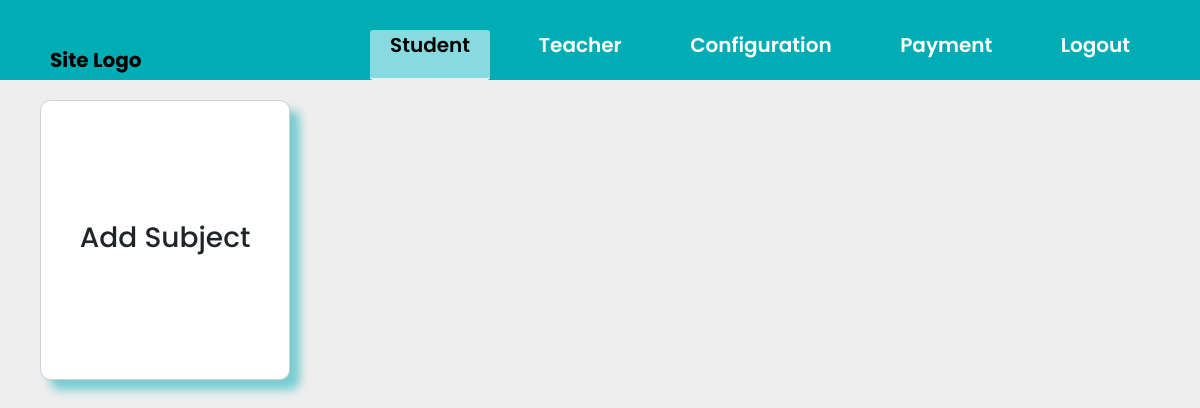
The app's page /subjectAdd.php, older data.
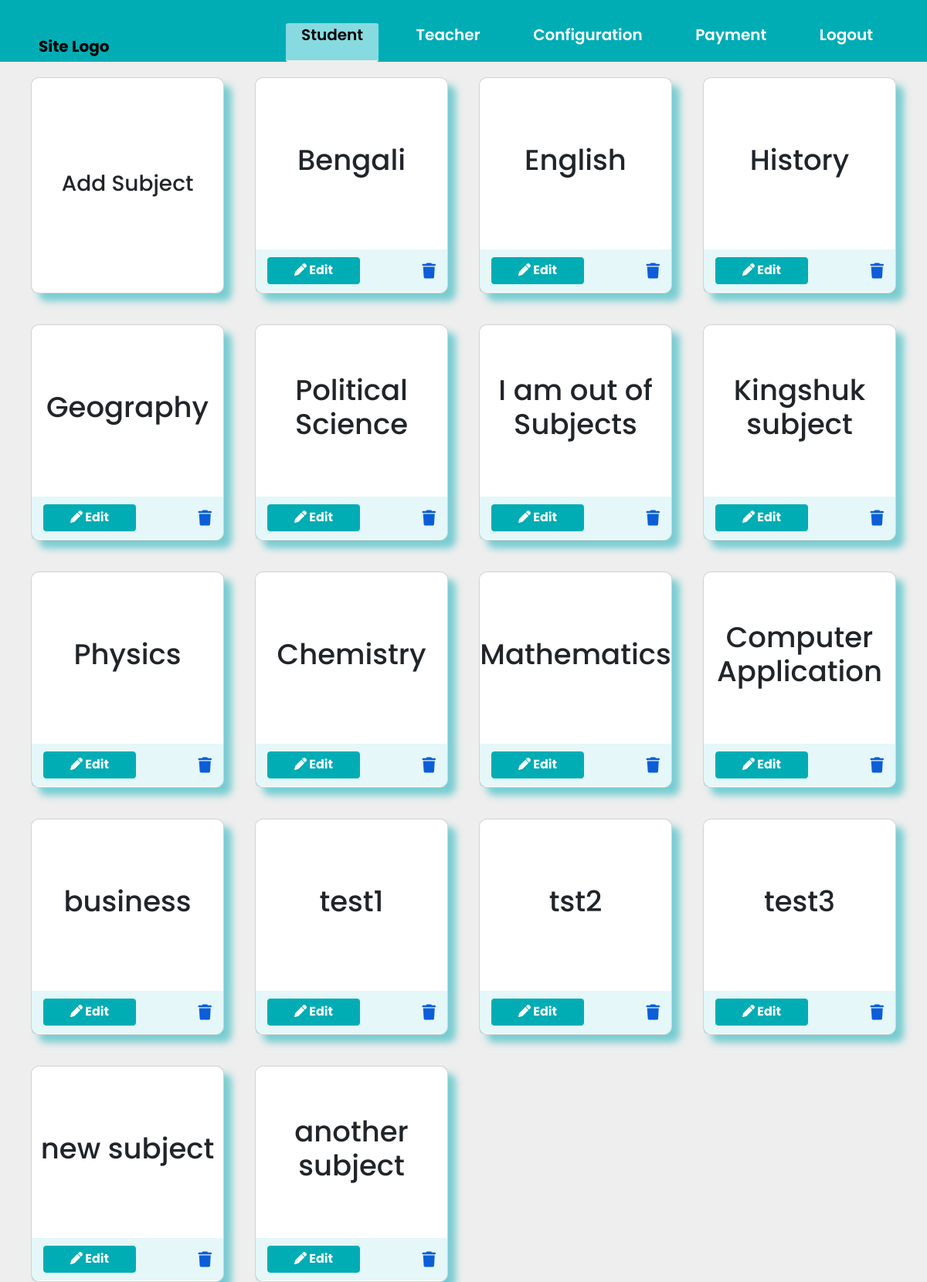
The same page, newer data.
### tables this page shows
CREATE TABLE `subject_master` (
  `sub_Id` int(11) NOT NULL,
  `sub_Name` varchar(255) NOT NULL,
  `active` char(1) NOT NULL DEFAULT 'Y'
);

### subjectAdd.php (the view, shortened to what this page needs)
<?php
include("connection/connection.php");
$query = "SELECT * FROM `subject_master`ORDER BY 'sub_Id' ";
$result = mysqli_query($connection, $query);
include("nav.php");
?>
<div class="mainDiv">
    <div class="cardHolder">
        <div class="card" id="addSubject">
            <div class="card-body addCard">
                <h5 class="card-title1">Add Subject</h5>
            </div>
        </div>
        <?php
        while ($rowarr = mysqli_fetch_array($result)) {
            ?>
            <div class="card">
                <div class="card-body">
                    <div class="card-title">
                        <h5 class="subjectName">
                            <?php echo $rowarr['sub_Name']; ?>
                        </h5>
                    </div>
                    <div class="buttonPart">
                        <a href="subjectAdd.php?editSubject=true&subjectId=<?php echo $rowarr['sub_Id']; ?>"
                        class="btn btn-primary editSubjBtn" id="" subjectId=""><i class="fa-solid fa-pen"></i> Edit
                    </a>
                    <a href="subjectAdd.php?deleteSubj=true&subjId=<?php echo $rowarr['sub_Id'];?>"class="deleteBtnSubj"><i class="fa-solid fa-trash"></i></a>
                    </div>
                </div>
            </div>
            <?php
        }
        ?>
    </div>
</div>
    <?php
include("footer.php");
?>

### header.php (shortened to what this page needs)
<!DOCTYPE html>
<html>
<head>
    <link href="https://cdn.jsdelivr.net/npm/bootstrap@5.3.0-alpha2/dist/css/bootstrap.min.css" rel="stylesheet"
>
    <link rel="stylesheet" href="https://cdnjs.cloudflare.com/ajax/libs/font-awesome/6.4.0/css/all.css"
 />
    <link rel="stylesheet" href="https://cdnjs.cloudflare.com/ajax/libs/font-awesome/6.0.0-beta3/css/all.min.css" />
    <link rel="stylesheet" href="css/style.css">
</head>
<body>

### nav.php (shortened to what this page needs)
<?php
include("header.php");
?>
<header>
    <nav>
        <a href="#home" id="logo">Site Logo</a>
        <ul id="nav-bar">
            <li class="active">
                <a href="#" class="f-bl">Student</a>
            </li>
            <li class="activeHover">
                <a href="#">Teacher</a>
            </li>
            <li class="activeHover">
                <a href="#">Configuration</a>
            </li>
            <li class="activeHover">
                <a href="#">Payment</a>
            </li>
            <li class="activeHover">
                <a href="logout.php">Logout</a>
            </li>
        </ul>
    </nav>
</header>

### footer.php (shortened to what this page needs)
</body>
</html>

### css/style.css (style rules this page uses)
* { margin: 0; padding: 0; box-sizing: border-box; }
html { font-family: poppins; --bgcolor: #EEEEEE; --fontcolor: #393E46; --accentColor: #00ADB5; --font-size: 62.5%; }
body { background-color: #EEEEEE; }
.mainDiv { height: 100vh; width: 100%; position: relative; display: flex; align-items: center; justify-content: center; z-index: 0; font-size: 100%; }
.cardHolder { position: relative; height: 95%; width: 95%; display: grid; justify-content: center; gap: 4rem 4rem; grid-template-columns: repeat(auto-fill, 25rem); }
.card-title1 { font-size: 2.8rem; }
.card { height: 28rem; width: 25rem; transition: 0.5s; border-radius: 1rem; box-shadow: 1rem 1rem 1rem rgba(0, 173, 181, 0.5); }
.addCard { display: flex; justify-content: center; align-items: center; text-align: center; cursor: pointer; font-size: 5rem; flex-direction: column; }
.deleteBtnSubj { font-size: 2rem; margin-left: 1rem; cursor: pointer; color: #0b5ed7; transition: .4s; }
.card-title { height: 78%; width: 100%; display: flex; justify-content: center; align-items: center; flex-direction: column; text-align: center; box-sizing: border-box; font-size: 8rem; }
.buttonPart { background-color: rgba(0, 173, 181, 0.1); height: 20%; width: 100%; display: flex; justify-content: space-between; align-items: center; flex-direction: row; box-sizing: border-box; padding-inline: 1.5rem; }
.btn { height: 3.5rem; width: 12rem; font-size: 1.6rem; font-weight: bold; background-color: var(--accentColor); border: .1rem solid var(--accentColor); }
.card-body { padding: 0; }
.groupName, .subjectName { font-size: 3.7rem; pointer-events: none; }
* { box-sizing: border-box; margin: 0; padding: 0; font-family: poppins; }
* { padding: 0; margin: 0; box-sizing: border-box; z-index: 1; }
html { font-size: 62.5%; }
header { position: sticky; width: 100%; background-color: #00adb5; padding: 3rem 5rem; }
nav { display: flex; justify-content: space-between; align-items: center; }
nav ul { list-style: none; display: flex; gap: 2rem; }
nav a { font-size: 1.8rem; text-decoration: none; }
nav a#logo { color: #000000; font-weight: 700; }
html { font-family: poppins; }
body { font-size: 1.2rem; background: #EEEEEE; }
header { position: sticky; width: 100%; background-color: #00adb5; padding: 3rem 5rem; height: 8rem; }
nav ul { list-style: none; display: flex; gap: 1rem; width: 80rem; justify-content: space-between; }
nav a { font-size: 2rem; text-decoration: none; }
nav ul a { align-items: center; height: 10rem; width: 23rem; margin: 1rem; padding: 1rem; color: white; font-weight: 600; }
.f-bl { color: black; height: 100%; margin-top: 2rem; }
.active { height: 5rem; color: black; }
.active, nav ul li.activeHover:hover { color: #000000; background: #87dae0; border-radius: 0.3rem; border-bottom: 2px solid #EEEEEE; }
nav ul li { transition: 0.5s; }

Row changes from the older to the newer data that the page shows:
added subject_master: sub_Name "Bengali"
added subject_master: sub_Name "English"
added subject_master: sub_Name "History"
added subject_master: sub_Name "Geography"
added subject_master: sub_Name "Political Science"
added subject_master: sub_Name "I am out of Subjects"
added subject_master: sub_Name "Kingshuk subject"
added subject_master: sub_Name "Physics"
added subject_master: sub_Name "Chemistry"
added subject_master: sub_Name "Mathematics"
added subject_master: sub_Name "Computer Application"
added subject_master: sub_Name "business"
added subject_master: sub_Name "test1"
added subject_master: sub_Name "tst2"
added subject_master: sub_Name "test3"
added subject_master: sub_Name "new subject"
added subject_master: sub_Name "another subject"
